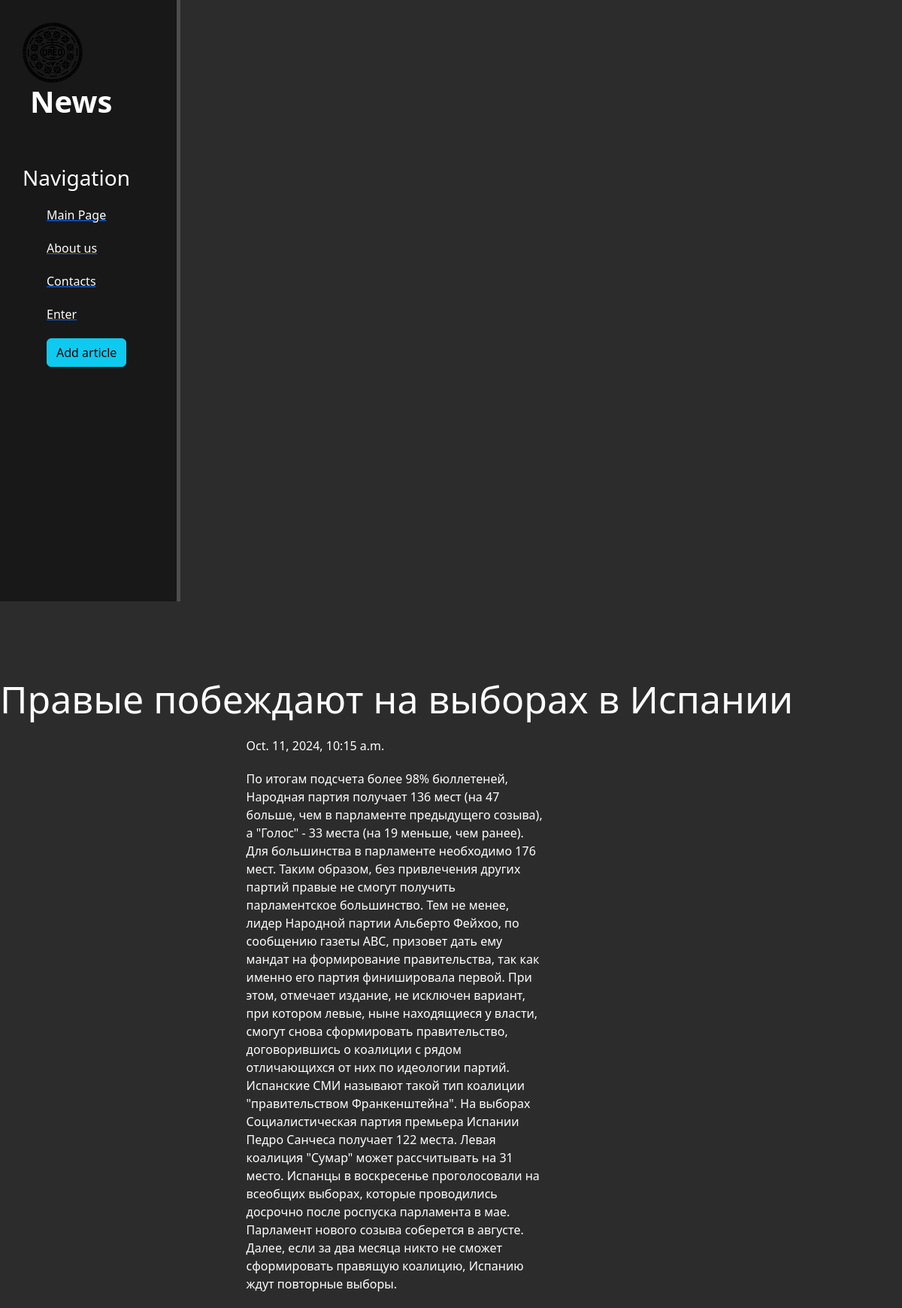
The page /5 on the database its author committed.
### main/models.py (models this page shows, shortened)
class Articles(models.Model):
    title = models.CharField('Title', max_length=50)
    intro = models.CharField('Intro', max_length=250)
    full_text = models.TextField('Article')
    date = models.DateTimeField('Date')

### main/views.py (the view)
# urls.py: path('<int:pk>', views.NewsDetailView.as_view(), name='news-detail')
class NewsDetailView(DetailView):
    model = Articles
    template_name = 'main/details_view.html'
    context_object_name = 'article'

### main/templates/main/details_view.html (shortened to what this page needs)
{% extends 'main/layout.html' %}
{% block content %}
<div class="features">
    <h1>{{ article.title }}</h1>
    <p>{{ article.date }}</p>
    <p>{{ article.full_text }}</p>
</div>
{% endblock%}

### main/static/main/css/main.css (style rules this page uses)
body { background: #2c2c2c; }
main .features { float: left; color: #fff; margin-top: 100px; text-align: center: width: 75%; }
main .features h1 { font-size: 50px; }
main .features p { max-width: 400px; margin: 20px auto }

### rows shown on the page
Articles: title "Правые побеждают на выборах в Испании", date "Oct. 11, 2024, 10:15 a.m.", full_text "По итогам подсчета более 98% бюллетеней, Народная партия получает 136 мест (на 47 больше, чем в парламенте предыдущего созыва), а \"Голос\" - 33 места (на 19 меньше, чем ранее). Для большинства в парламенте необходимо 176 мест. Таким образом, без привлечения других партий правые не смогут получить парламентское большинство. Тем не менее, лидер Народной партии Альберто Фейхоо, по сообщению газеты ABC, призовет дать ему мандат на формирование правительства, так как именно его партия финишировала первой. При этом, отмечает издание, не исключен вариант, при котором левые, ныне находящиеся у власти, смогут снова сформировать правительство, договорившись о коалиции с рядом отличающихся от них по…"
